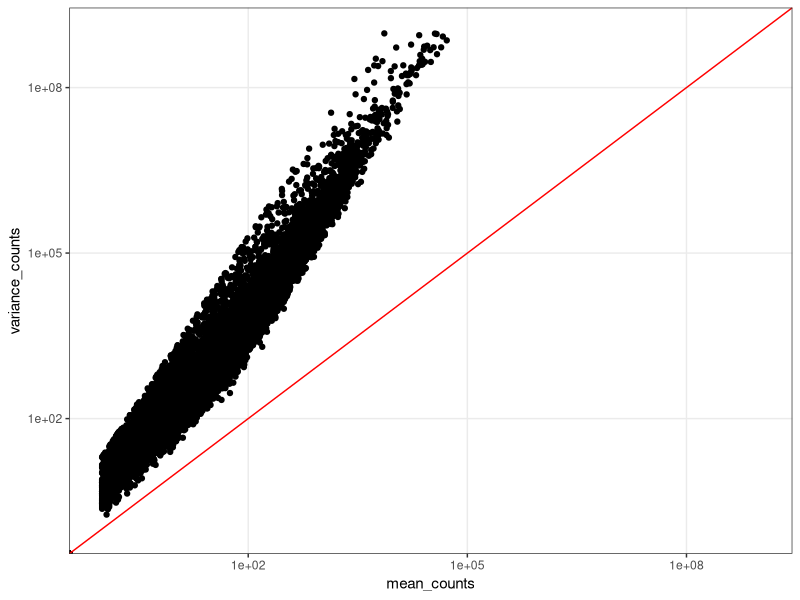

The R source for this figure: (Note: this script raises an error after producing the figure.)
## Author: Anastasiya Punko
## First created: 27-11-2023
## Description: HW3 NGS
## Keywords: Ribo-seq, RNA-seq
rm(list = ls())

getwd()

#####--------------- Load libraries and functions ---------------#####
library(readr)
library(ggplot2)
library(dplyr)
library(corrplot)
library(RColorBrewer)

theme_set(theme_bw())
theme_update(panel.grid.minor = element_blank())


#####--------------- Load Database ---------------#####
df<-readr::read_tsv("01. RiboSeq_RNASeq_HCC_counts.tsv")
df <- as.data.frame(df)

#####--------------- Ribo-seq count distribution analysis ---------------#####
df <-  df %>% dplyr::select(`LC001-normal-RPF`, `LC001-tumor-RPF`, `LC033-normal-RPF`, `LC033-tumor-RPF`,
                     `LC034-normal-RPF`, `LC034-tumor-RPF`, `LC501-normal-RPF`, `LC501-tumor-RPF`,
                     `LC502-normal-RPF`, `LC502-tumor-RPF`, `LC505-normal-RPF`, `LC505-tumor-RPF`,
                     `LC506-normal-RPF`, `LC506-tumor-RPF`, `LC507-normal-RPF`, `LC507-tumor-RPF`, 
                     `LC508-normal-RPF`, `LC508-tumor-RPF`, `LC509-normal-RPF`, `LC509-tumor-RPF`)


mean_counts <- apply(df[,1:20], 1, mean)        #The second argument '1' of 'apply' function indicates the function being applied to rows. Use '2' if applied to columns 
variance_counts <- apply(df[,1:20], 1, var)
df_stat <- data.frame(mean_counts, variance_counts)

ggplot(df_stat) +                                    #Each data point represents a gene and the red line represents x = y.
  geom_point(aes(x=mean_counts, y=variance_counts)) + 
  scale_y_log10(limits = c(1,1e9)) +
  scale_x_log10(limits = c(1,1e9)) +
  geom_abline(intercept = 0, slope = 1, color="red")

#####--------------- Distribution ---------------#####

install.packages('fitdistrplus')
library(fitdistrplus)

test <-  df[3,1:20]
hist(as.numeric(test))

data <- as.vector(as.numeric(test))
fit.norm <- fitdist(data, "norm")
summary(fit.norm)
plot(fit.norm)

fit_n  <- fitdist(data, "norm")
fit_p  <- fitdist(data, "pois")
fit_nb  <- fitdist(data, "nbinom")
fit_ln  <- fitdist(data, "lnorm")
cdfcomp(list(fit_n, fit_p, fit_ln, fit_nb), legendtext = c("Normal", "Poisson", "Log Normal", "Negative Binomial"))

summary(fit_nb)
plot(fit_nb)
summary(fit_n)

fit_ln.boot <- bootdist(fit_ln, "param")
CIcdfplot(fit_ln.boot, CI.output = "probability")

descdist(data, discrete=TRUE, boot=500)
